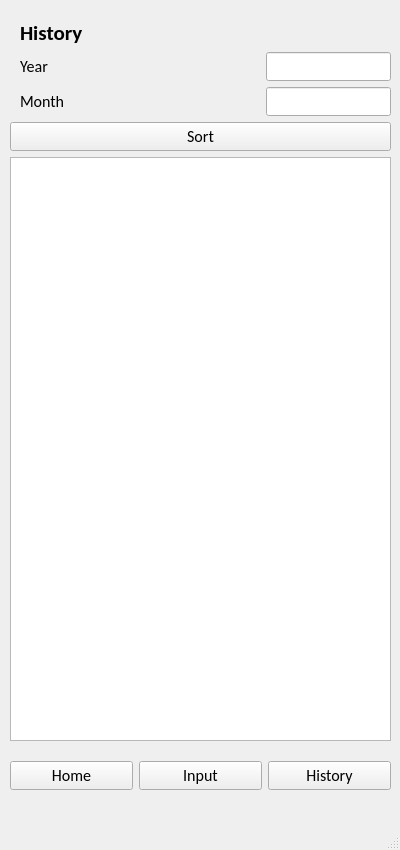
<?xml version="1.0" encoding="UTF-8"?>
<ui version="4.0">
 <class>MainWindow</class>
 <widget class="QMainWindow" name="MainWindow">
  <property name="geometry">
   <rect>
    <x>0</x>
    <y>0</y>
    <width>400</width>
    <height>850</height>
   </rect>
  </property>
  <property name="windowTitle">
   <string>Money Management</string>
  </property>
  <widget class="QWidget" name="centralwidget">
   <widget class="QWidget" name="verticalLayoutWidget_3">
    <property name="geometry">
     <rect>
      <x>0</x>
      <y>0</y>
      <width>401</width>
      <height>751</height>
     </rect>
    </property>
    <layout class="QVBoxLayout" name="verticalLayout_5">
     <item>
      <widget class="QStackedWidget" name="stackedWidget">
       <property name="currentIndex">
        <number>2</number>
       </property>
       <widget class="QWidget" name="page_1">
        <widget class="QWidget" name="verticalLayoutWidget">
         <property name="geometry">
          <rect>
           <x>0</x>
           <y>30</y>
           <width>401</width>
           <height>171</height>
          </rect>
         </property>
         <layout class="QVBoxLayout" name="p1_vBoxLayout">
          <item>
           <layout class="QHBoxLayout" name="horizontalLayout_2">
            <item>
             <widget class="QLabel" name="label_savingBalance">
              <property name="font">
               <font>
                <family>Calibri</family>
                <pointsize>16</pointsize>
                <weight>75</weight>
                <bold>true</bold>
               </font>
              </property>
              <property name="text">
               <string>Saving Balance: ฿</string>
              </property>
              <property name="textFormat">
               <enum>Qt::PlainText</enum>
              </property>
              <property name="indent">
               <number>10</number>
              </property>
             </widget>
            </item>
            <item>
             <widget class="QLabel" name="label_balanceAmount">
              <property name="font">
               <font>
                <family>Calibri</family>
                <pointsize>12</pointsize>
               </font>
              </property>
              <property name="text">
               <string>0.00</string>
              </property>
             </widget>
            </item>
           </layout>
          </item>
          <item>
           <layout class="QHBoxLayout" name="p1_vBox_hBoxLayout">
            <item>
             <widget class="QLabel" name="label_currentIncome">
              <property name="font">
               <font>
                <family>Calibri</family>
                <pointsize>12</pointsize>
                <weight>75</weight>
                <bold>true</bold>
               </font>
              </property>
              <property name="text">
               <string>Income:</string>
              </property>
              <property name="alignment">
               <set>Qt::AlignLeading|Qt::AlignLeft|Qt::AlignVCenter</set>
              </property>
              <property name="indent">
               <number>10</number>
              </property>
             </widget>
            </item>
            <item>
             <widget class="QLabel" name="label_currentIncomeAmount">
              <property name="font">
               <font>
                <family>Calibri</family>
                <pointsize>12</pointsize>
               </font>
              </property>
              <property name="text">
               <string>0.00</string>
              </property>
             </widget>
            </item>
            <item>
             <widget class="QLabel" name="label_currentExpense">
              <property name="font">
               <font>
                <family>Calibri</family>
                <pointsize>12</pointsize>
                <weight>75</weight>
                <bold>true</bold>
               </font>
              </property>
              <property name="text">
               <string>Expense:</string>
              </property>
              <property name="alignment">
               <set>Qt::AlignLeading|Qt::AlignLeft|Qt::AlignVCenter</set>
              </property>
             </widget>
            </item>
            <item>
             <widget class="QLabel" name="label_currentExpenseAmount">
              <property name="font">
               <font>
                <family>Calibri</family>
                <pointsize>12</pointsize>
               </font>
              </property>
              <property name="text">
               <string>0.00</string>
              </property>
             </widget>
            </item>
           </layout>
          </item>
          <item>
           <layout class="QHBoxLayout" name="horizontalLayout_3">
            <item>
             <widget class="QLabel" name="label_today">
              <property name="font">
               <font>
                <family>Calibri</family>
                <pointsize>16</pointsize>
                <weight>75</weight>
                <bold>true</bold>
               </font>
              </property>
              <property name="text">
               <string>Today:</string>
              </property>
              <property name="indent">
               <number>10</number>
              </property>
             </widget>
            </item>
           </layout>
          </item>
         </layout>
        </widget>
        <widget class="QListWidget" name="listWidget_today">
         <property name="geometry">
          <rect>
           <x>10</x>
           <y>210</y>
           <width>381</width>
           <height>531</height>
          </rect>
         </property>
         <property name="font">
          <font>
           <family>Calibri</family>
           <pointsize>12</pointsize>
          </font>
         </property>
        </widget>
       </widget>
       <widget class="QWidget" name="page_2">
        <widget class="QWidget" name="verticalLayoutWidget_2">
         <property name="geometry">
          <rect>
           <x>10</x>
           <y>20</y>
           <width>381</width>
           <height>581</height>
          </rect>
         </property>
         <layout class="QVBoxLayout" name="p2_vBoxLayout">
          <item>
           <widget class="QLabel" name="label_transaction">
            <property name="font">
             <font>
              <family>Calibri</family>
              <pointsize>16</pointsize>
              <weight>75</weight>
              <bold>true</bold>
             </font>
            </property>
            <property name="text">
             <string>Transaction</string>
            </property>
            <property name="alignment">
             <set>Qt::AlignCenter</set>
            </property>
           </widget>
          </item>
          <item>
           <layout class="QGridLayout" name="gridLayout_6">
            <item row="0" column="1">
             <widget class="QLineEdit" name="lineEdit_amountBaht">
              <property name="sizePolicy">
               <sizepolicy hsizetype="Fixed" vsizetype="Fixed">
                <horstretch>0</horstretch>
                <verstretch>0</verstretch>
               </sizepolicy>
              </property>
              <property name="font">
               <font>
                <family>Calibri</family>
                <pointsize>12</pointsize>
                <kerning>true</kerning>
               </font>
              </property>
              <property name="text">
               <string>0</string>
              </property>
              <property name="alignment">
               <set>Qt::AlignRight|Qt::AlignTrailing|Qt::AlignVCenter</set>
              </property>
             </widget>
            </item>
            <item row="2" column="0">
             <widget class="QLabel" name="label_category">
              <property name="font">
               <font>
                <family>Calibri</family>
                <pointsize>12</pointsize>
               </font>
              </property>
              <property name="text">
               <string>Category</string>
              </property>
              <property name="indent">
               <number>10</number>
              </property>
             </widget>
            </item>
            <item row="0" column="0">
             <widget class="QLabel" name="label_amountBaht">
              <property name="font">
               <font>
                <family>Calibri</family>
                <pointsize>12</pointsize>
               </font>
              </property>
              <property name="text">
               <string>Amount(Baht)</string>
              </property>
              <property name="indent">
               <number>10</number>
              </property>
             </widget>
            </item>
            <item row="2" column="1">
             <widget class="QLineEdit" name="lineEdit_category">
              <property name="sizePolicy">
               <sizepolicy hsizetype="Fixed" vsizetype="Fixed">
                <horstretch>0</horstretch>
                <verstretch>0</verstretch>
               </sizepolicy>
              </property>
              <property name="font">
               <font>
                <family>Calibri</family>
                <pointsize>12</pointsize>
               </font>
              </property>
             </widget>
            </item>
            <item row="1" column="0">
             <widget class="QLabel" name="label_amountSatang">
              <property name="font">
               <font>
                <family>Calibri</family>
                <pointsize>12</pointsize>
               </font>
              </property>
              <property name="text">
               <string>Amount(Satang)</string>
              </property>
              <property name="indent">
               <number>10</number>
              </property>
             </widget>
            </item>
            <item row="1" column="1">
             <widget class="QLineEdit" name="lineEdit_amountSatang">
              <property name="sizePolicy">
               <sizepolicy hsizetype="Fixed" vsizetype="Fixed">
                <horstretch>0</horstretch>
                <verstretch>0</verstretch>
               </sizepolicy>
              </property>
              <property name="font">
               <font>
                <family>Calibri</family>
                <pointsize>12</pointsize>
               </font>
              </property>
              <property name="text">
               <string>0</string>
              </property>
              <property name="alignment">
               <set>Qt::AlignRight|Qt::AlignTrailing|Qt::AlignVCenter</set>
              </property>
             </widget>
            </item>
           </layout>
          </item>
          <item>
           <widget class="QLabel" name="label_memo">
            <property name="font">
             <font>
              <family>Calibri</family>
              <pointsize>12</pointsize>
             </font>
            </property>
            <property name="text">
             <string>Memo</string>
            </property>
            <property name="indent">
             <number>10</number>
            </property>
           </widget>
          </item>
          <item>
           <widget class="QTextEdit" name="textEdit_memo">
            <property name="font">
             <font>
              <family>Calibri</family>
              <pointsize>12</pointsize>
             </font>
            </property>
           </widget>
          </item>
          <item>
           <widget class="QLabel" name="label_error">
            <property name="font">
             <font>
              <family>Calibri</family>
              <pointsize>12</pointsize>
             </font>
            </property>
            <property name="text">
             <string> </string>
            </property>
            <property name="alignment">
             <set>Qt::AlignCenter</set>
            </property>
           </widget>
          </item>
          <item>
           <layout class="QHBoxLayout" name="horizontalLayout">
            <item>
             <widget class="QPushButton" name="pb_income">
              <property name="font">
               <font>
                <family>Calibri</family>
                <pointsize>12</pointsize>
               </font>
              </property>
              <property name="text">
               <string>Income</string>
              </property>
             </widget>
            </item>
            <item>
             <widget class="QPushButton" name="pb_expense">
              <property name="font">
               <font>
                <family>Calibri</family>
                <pointsize>12</pointsize>
               </font>
              </property>
              <property name="text">
               <string>Expense</string>
              </property>
             </widget>
            </item>
           </layout>
          </item>
         </layout>
        </widget>
       </widget>
       <widget class="QWidget" name="page_3">
        <widget class="QWidget" name="verticalLayoutWidget_4">
         <property name="geometry">
          <rect>
           <x>10</x>
           <y>20</y>
           <width>381</width>
           <height>721</height>
          </rect>
         </property>
         <layout class="QVBoxLayout" name="verticalLayout">
          <item>
           <widget class="QLabel" name="label_history">
            <property name="font">
             <font>
              <family>Calibri</family>
              <pointsize>16</pointsize>
              <weight>75</weight>
              <bold>true</bold>
             </font>
            </property>
            <property name="text">
             <string>History</string>
            </property>
            <property name="indent">
             <number>10</number>
            </property>
           </widget>
          </item>
          <item>
           <layout class="QGridLayout" name="gridLayout">
            <item row="0" column="0">
             <widget class="QLabel" name="label">
              <property name="font">
               <font>
                <family>Calibri</family>
                <pointsize>12</pointsize>
               </font>
              </property>
              <property name="text">
               <string>Year</string>
              </property>
              <property name="indent">
               <number>10</number>
              </property>
             </widget>
            </item>
            <item row="0" column="1">
             <widget class="QLineEdit" name="lineEdit">
              <property name="sizePolicy">
               <sizepolicy hsizetype="Fixed" vsizetype="Fixed">
                <horstretch>0</horstretch>
                <verstretch>0</verstretch>
               </sizepolicy>
              </property>
              <property name="font">
               <font>
                <family>Calibri</family>
                <pointsize>12</pointsize>
               </font>
              </property>
             </widget>
            </item>
            <item row="1" column="0">
             <widget class="QLabel" name="label_2">
              <property name="font">
               <font>
                <family>Calibri</family>
                <pointsize>12</pointsize>
               </font>
              </property>
              <property name="text">
               <string>Month</string>
              </property>
              <property name="indent">
               <number>10</number>
              </property>
             </widget>
            </item>
            <item row="1" column="1">
             <widget class="QLineEdit" name="lineEdit_2">
              <property name="sizePolicy">
               <sizepolicy hsizetype="Fixed" vsizetype="Fixed">
                <horstretch>0</horstretch>
                <verstretch>0</verstretch>
               </sizepolicy>
              </property>
              <property name="font">
               <font>
                <family>Calibri</family>
                <pointsize>12</pointsize>
               </font>
              </property>
             </widget>
            </item>
           </layout>
          </item>
          <item>
           <widget class="QPushButton" name="pushButton">
            <property name="font">
             <font>
              <family>Calibri</family>
              <pointsize>12</pointsize>
             </font>
            </property>
            <property name="text">
             <string>Sort</string>
            </property>
           </widget>
          </item>
          <item>
           <widget class="QListWidget" name="listWidget_history">
            <property name="font">
             <font>
              <family>Calibri</family>
              <pointsize>12</pointsize>
             </font>
            </property>
           </widget>
          </item>
         </layout>
        </widget>
       </widget>
      </widget>
     </item>
    </layout>
   </widget>
   <widget class="QWidget" name="horizontalLayoutWidget">
    <property name="geometry">
     <rect>
      <x>10</x>
      <y>750</y>
      <width>381</width>
      <height>51</height>
     </rect>
    </property>
    <layout class="QHBoxLayout" name="horizontalLayout_6">
     <item>
      <widget class="QPushButton" name="pb_home">
       <property name="font">
        <font>
         <family>Calibri</family>
         <pointsize>12</pointsize>
        </font>
       </property>
       <property name="text">
        <string>Home</string>
       </property>
      </widget>
     </item>
     <item>
      <widget class="QPushButton" name="pb_input">
       <property name="font">
        <font>
         <family>Calibri</family>
         <pointsize>12</pointsize>
        </font>
       </property>
       <property name="text">
        <string>Input</string>
       </property>
      </widget>
     </item>
     <item>
      <widget class="QPushButton" name="pb_history">
       <property name="font">
        <font>
         <family>Calibri</family>
         <pointsize>12</pointsize>
        </font>
       </property>
       <property name="text">
        <string>History</string>
       </property>
      </widget>
     </item>
    </layout>
   </widget>
  </widget>
  <widget class="QMenuBar" name="menubar">
   <property name="geometry">
    <rect>
     <x>0</x>
     <y>0</y>
     <width>400</width>
     <height>21</height>
    </rect>
   </property>
  </widget>
  <widget class="QStatusBar" name="statusbar"/>
 </widget>
 <resources/>
 <connections/>
</ui>
